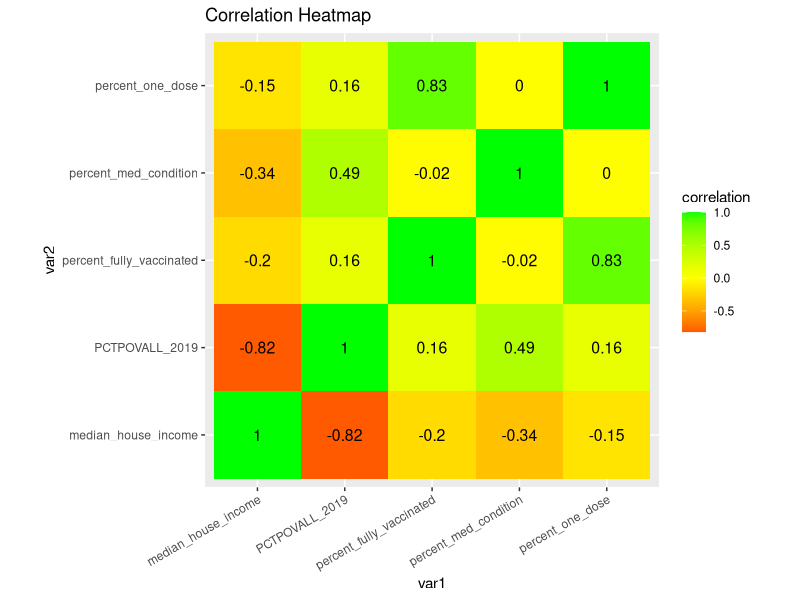
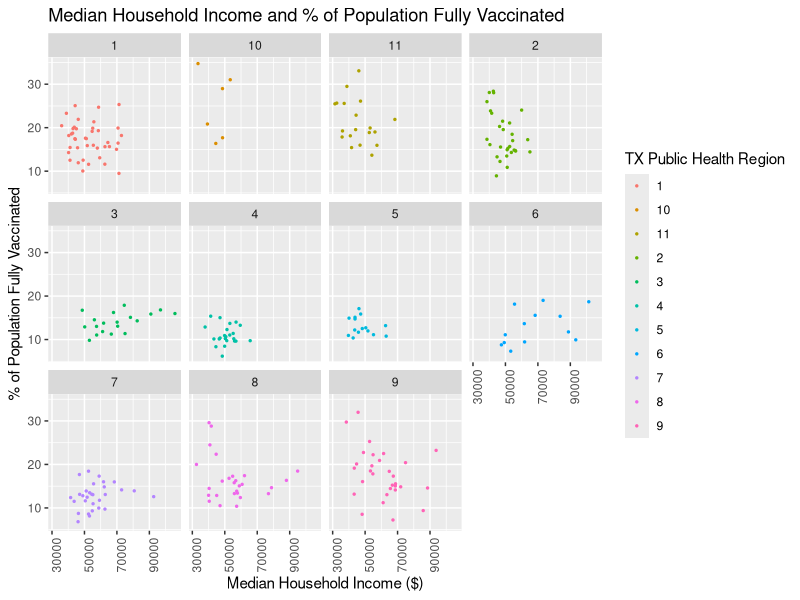
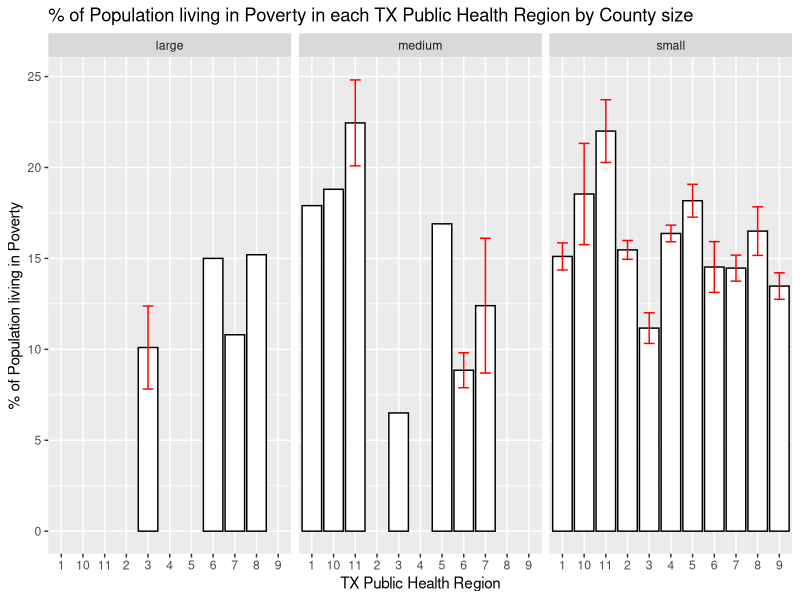

Source code (R) for these figures, in order:
## ---- chunk 1
knitr::opts_chunk$set(echo = TRUE, eval = TRUE, fig.align = "center", warning = F, message = F,
tidy=TRUE, tidy.opts=list(width.cutoff=60), R.options=list(max.print=100))
## ---- chunk 2
library(tidyverse)
#upload the two datasets
covid_vaccine <- read_csv("covid19_vaccine_county_TX.csv")
poverty_county <- read_csv("poverty_county_TX.csv")
pop_county <- read_csv("2019_txpopest_county.csv")
pbh_region <- read_csv("tx_pbh_region.csv")

covid_vaccine # covid vaccine administered
poverty_county #poverty estimates in 2019
pop_county # county population 2019
pbh_region # public health regions for counties

# Joins
povcov <- full_join(poverty_county, covid_vaccine)
povcov <- full_join(povcov, pop_county)
povcov <- full_join(povcov, pbh_region)
povcov <- na.omit(povcov)

# Rename variables
povcov <- povcov %>% rename(median_house_income = MEDHHINC_2019, fully_vacc = "People Fully Vaccinated", one_dose = "People Vaccinated with at least One Dose", med_condition = "Population, 16-64
 Any Medical Condition")
## ---- chunk 3
#### WRANGLING ####

#mean table for numeric variables
mean_povcov <- povcov %>% summarize_at(2:12, mean, na.rm=T) %>% pivot_longer(1:11,
                                                              names_to= "Numeric Variables",
                                                              values_to = "Mean")

# sd table for numeric variables
sd_povcov <- povcov %>% summarize_at(2:12, sd, na.rm=T) %>% pivot_longer(1:11,
                                                                    names_to= "Numeric Variables",
                                                                    values_to = "sd")
# Right join mean and sd table for povcov
mean_sd_povcov <- right_join(mean_povcov, sd_povcov)


# Min table for numeric variables
min_povcov <- povcov %>% summarize_at(2:12, min, na.rm=T) %>% pivot_longer(1:11,
                                                                    names_to= "Numeric Variables",
                                                                    values_to = "Min")

# Max table for numeric variables
max_povcov <- povcov %>% summarize_at(2:12, max, na.rm=T) %>% pivot_longer(1:11,
                                                                    names_to= "Numeric Variables",
                                                                    values_to = "Max")

# Right join min and max table for povcov
min_max_povcov <- right_join(min_povcov, max_povcov)


# Median table for numeric variables
median_povcov <- povcov %>% summarize_at(2:12, median, na.rm=T) %>% pivot_longer(1:11,
                                                                    names_to= "Numeric Variables",
                                                                    values_to = "Median")

#RIGHT JOIN FULL SUMMARY STATS FOR NUMERIC VARIABLES
num_var_sum_stat <- right_join(mean_sd_povcov, min_max_povcov) %>% right_join(median_povcov)
num_var_sum_stat


# High to low of total fully vaccinated people pbh regions
povcov %>% group_by(pbh_region) %>% summarize(Total_fully_vaccinated = sum(fully_vacc)) %>% arrange(desc(Total_fully_vaccinated))


# High to low Average median household income for each pbh region
povcov %>% group_by(pbh_region) %>% summarize(Average_median_household_income = mean(median_house_income)) %>% arrange(desc(Average_median_household_income))


# Mutate county population size as a categorical (small, medium, large)
povcov <- povcov %>% mutate(county_pop_size_cat = ifelse(july1_2019_pop_est >999999, "large",
                                               ifelse(july1_2019_pop_est <= 999999 & 250000<= july1_2019_pop_est, "medium", "small")))


#Count distinct entries in categorical variable
povcov %>% summarize_if(is.character, n_distinct, na.rm=T)

# count how many counties for each population category (small, medium, large)
povcov %>% group_by(county_pop_size_cat) %>% summarize(number_of_counties = n())


### MUTATE: Percentage of population fully vaccinated for each county given the 2019 population estimate
povcov <- povcov %>% mutate(percent_fully_vaccinated = fully_vacc/july1_2019_pop_est *100)

### MUTATE: Percentage of population with at least one dose for each county given the 2019 pop. estimate
povcov <- povcov %>% mutate(percent_one_dose = one_dose/july1_2019_pop_est *100)

### MUTATE: Percentage of county population with any medical condition from ages 16-64
povcov <- povcov %>% mutate(percent_med_condition = med_condition/july1_2019_pop_est *100)


# County with the highest percentage of fully vaccinated and the region it's located
povcov %>% select(county, percent_fully_vaccinated, pbh_region) %>% 
  filter(percent_fully_vaccinated == max(percent_fully_vaccinated, na.rm=T))

# County with the lowest percentage of fully vaccinated and the region it's located
povcov %>% select(county, percent_fully_vaccinated, pbh_region) %>% 
  filter(percent_fully_vaccinated == min(percent_fully_vaccinated, na.rm=T))

# percentage of pbh region that are fully vaccinated
povcov %>% group_by(pbh_region) %>% summarize(percent_full_vacc_region = sum(fully_vacc)/sum(july1_2019_pop_est, na.rm=T)*100) %>% arrange(desc(percent_full_vacc_region))

# percentage people in pbh region that have received at least 1 vaccine dose
povcov %>% group_by(pbh_region) %>% summarize(percent_one_dose_region = sum(one_dose)/sum(july1_2019_pop_est, na.rm=T)*100) %>% arrange(desc(percent_one_dose_region))


# percentage of people of all ages living in poverty for each pbh region
povcov %>% group_by(pbh_region) %>% summarize(pct_poverty = sum(POVALL_2019)/sum(july1_2019_pop_est, na.rm=T)*100) %>% arrange(desc(pct_poverty))


#Showing counties with the highest and lowest median household income and their percentage of population fully vaccinated and the estimated percent of people of all ages in poverty 2019 and pbh region
povcov %>% mutate(percent_fully_vaccinated = fully_vacc/july1_2019_pop_est *100) %>%
  select(county, percent_fully_vaccinated, median_house_income, PCTPOVALL_2019, pbh_region) %>% 
  filter(median_house_income == max(median_house_income, na.rm=T) | median_house_income == min(median_house_income, na.rm=T))

## ---- chunk 4
#create new table with only numerical columns
povcov_num <- povcov %>% select(PCTPOVALL_2019, median_house_income, percent_fully_vaccinated, percent_one_dose, percent_med_condition)

cormat_povcov <- povcov_num %>% select_if(is.numeric) %>% cor(use="pair")

tidy_cormat_povcov <- cormat_povcov %>% as.data.frame %>% rownames_to_column("var1") %>%
  pivot_longer(-1,names_to="var2",values_to="correlation")

tidy_cormat_povcov %>% ggplot(aes(var1, var2, fill=correlation)) + geom_tile() + scale_fill_gradient2(low="red", mid="yellow", high="green") + geom_text(aes(label=round(correlation,2)),color = "black", size = 4) + theme(axis.text.x = element_text(angle = 30, hjust = 1)) + coord_fixed() + ggtitle("Correlation Heatmap")


## ---- chunk 5
ggplot(data = povcov) + geom_point(mapping = aes(x = median_house_income, y = percent_fully_vaccinated, color = as.character(pbh_region)), size = 0.5) + facet_wrap(~ as.character(pbh_region)) + labs(title = "Median Household Income and % of Population Fully Vaccinated", x = "Median Household Income ($)", y = "% of Population Fully Vaccinated", color = "TX Public Health Region") + theme(axis.text.x = element_text(angle = 90))

## ---- chunk 6
ggplot(povcov, aes(x = as.character(pbh_region), y = PCTPOVALL_2019)) + geom_bar(stat="summary", color = "black", fill = "white")+ geom_errorbar(stat="summary", width =.5, color = "red") + facet_wrap(~county_pop_size_cat) + labs(title = "% of Population living in Poverty in each TX Public Health Region by County size", x = "TX Public Health Region", y = "% of Population living in Poverty")

